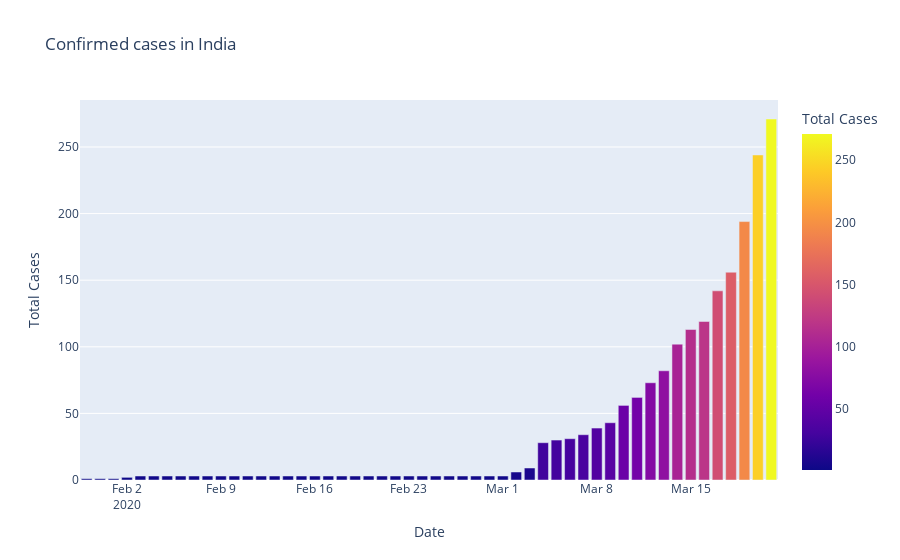

Notebook cell for this chart:
### Code cell
fig=px.bar(dbd_India,x="Date",y="Total Cases",color='Total Cases',title='Confirmed cases in India')
fig.show()

### Figure 1 — Plotly figure (JSON) as saved in the notebook; plotly's stock layout.template omitted (floating-point values rounded to 4 significant figures)
{"data": [{"alignmentgroup": "True", "hovertemplate": "Date=%{x}<br>Total Cases=%{marker.color}<extra></extra>", "legendgroup": "", "marker": {"color": [1, 1, 1, 2, 3, 3, 3, 3, 3, 3, 3, 3, 3, 3, 3, 3, 3, 3, 3, 3, 3, 3, 3, 3, 3, 3, 3, 3, 3, 3, 3, 3, 6, 9, 28, 30, 31, 34, 39, 43, 56, 62, 73, 82, 102, 113, 119, 142, 156, 194, 244, 271], "coloraxis": "coloraxis", "pattern": {"shape": ""}}, "name": "", "offsetgroup": "", "orientation": "v", "showlegend": false, "textposition": "auto", "type": "bar", "x": ["2020-01-30T00:00:00", "2020-01-31T00:00:00", "2020-02-01T00:00:00", "2020-02-02T00:00:00", "2020-02-03T00:00:00", "2020-02-04T00:00:00", "2020-02-05T00:00:00", "2020-02-06T00:00:00", "2020-02-07T00:00:00", "2020-02-08T00:00:00", "2020-02-09T00:00:00", "2020-02-10T00:00:00", "2020-02-11T00:00:00", "2020-02-12T00:00:00", "2020-02-13T00:00:00", "2020-02-14T00:00:00", "2020-02-15T00:00:00", "2020-02-16T00:00:00", "2020-02-17T00:00:00", "2020-02-18T00:00:00", "2020-02-19T00:00:00", "2020-02-20T00:00:00", "2020-02-21T00:00:00", "2020-02-22T00:00:00", "2020-02-23T00:00:00", "2020-02-24T00:00:00", "2020-02-25T00:00:00", "2020-02-26T00:00:00", "2020-02-27T00:00:00", "2020-02-28T00:00:00", "2020-02-29T00:00:00", "2020-03-01T00:00:00", "2020-03-02T00:00:00", "2020-03-03T00:00:00", "2020-03-04T00:00:00", "2020-03-05T00:00:00", "2020-03-06T00:00:00", "2020-03-07T00:00:00", "2020-03-08T00:00:00", "2020-03-09T00:00:00", "2020-03-10T00:00:00", "2020-03-11T00:00:00", "2020-03-12T00:00:00", "2020-03-13T00:00:00", "2020-03-14T00:00:00", "2020-03-15T00:00:00", "2020-03-16T00:00:00", "2020-03-17T00:00:00", "2020-03-18T00:00:00", "2020-03-19T00:00:00", "2020-03-20T00:00:00", "2020-03-21T00:00:00"], "xaxis": "x", "y": [1, 1, 1, 2, 3, 3, 3, 3, 3, 3, 3, 3, 3, 3, 3, 3, 3, 3, 3, 3, 3, 3, 3, 3, 3, 3, 3, 3, 3, 3, 3, 3, 6, 9, 28, 30, 31, 34, 39, 43, 56, 62, 73, 82, 102, 113, 119, 142, 156, 194, 244, 271], "yaxis": "y"}], "layout": {"barmode": "relative", "coloraxis": {"colorbar": {"title": {"text": "Total Cases"}}, "colorscale": [[0, "#0d0887"], [0.1111, "#46039f"], [0.2222, "#7201a8"], [0.3333, "#9c179e"], [0.4444, "#bd3786"], [0.5556, "#d8576b"], [0.6667, "#ed7953"], [0.7778, "#fb9f3a"], [0.8889, "#fdca26"], [1, "#f0f921"]]}, "legend": {"tracegroupgap": 0}, "title": {"text": "Confirmed cases in India"}, "xaxis": {"anchor": "y", "domain": [0, 1], "title": {"text": "Date"}}, "yaxis": {"anchor": "x", "domain": [0, 1], "title": {"text": "Total Cases"}}}}
